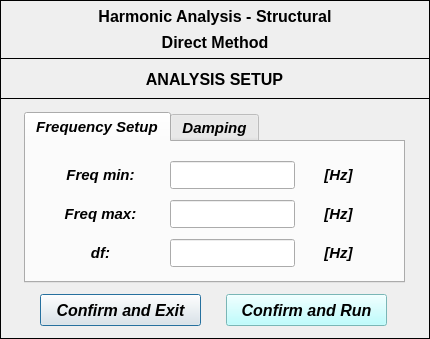
<?xml version="1.0" encoding="UTF-8"?>
<ui version="4.0">
 <class>Dialog</class>
 <widget class="QDialog" name="Dialog">
  <property name="windowModality">
   <enum>Qt::NonModal</enum>
  </property>
  <property name="geometry">
   <rect>
    <x>0</x>
    <y>0</y>
    <width>430</width>
    <height>339</height>
   </rect>
  </property>
  <property name="sizePolicy">
   <sizepolicy hsizetype="Fixed" vsizetype="Fixed">
    <horstretch>0</horstretch>
    <verstretch>0</verstretch>
   </sizepolicy>
  </property>
  <property name="minimumSize">
   <size>
    <width>430</width>
    <height>339</height>
   </size>
  </property>
  <property name="maximumSize">
   <size>
    <width>430</width>
    <height>339</height>
   </size>
  </property>
  <property name="contextMenuPolicy">
   <enum>Qt::DefaultContextMenu</enum>
  </property>
  <property name="windowTitle">
   <string>Analysis setup</string>
  </property>
  <property name="windowIcon">
   <iconset>
    <normaloff>../../../../../../Downloads/load - Copia.png</normaloff>../../../../../../Downloads/load - Copia.png</iconset>
  </property>
  <property name="whatsThis">
   <string/>
  </property>
  <widget class="QFrame" name="frame_3">
   <property name="geometry">
    <rect>
     <x>0</x>
     <y>0</y>
     <width>430</width>
     <height>59</height>
    </rect>
   </property>
   <property name="frameShape">
    <enum>QFrame::Box</enum>
   </property>
   <property name="frameShadow">
    <enum>QFrame::Plain</enum>
   </property>
   <property name="lineWidth">
    <number>1</number>
   </property>
   <widget class="QLabel" name="label_title">
    <property name="geometry">
     <rect>
      <x>36</x>
      <y>4</y>
      <width>358</width>
      <height>25</height>
     </rect>
    </property>
    <property name="font">
     <font>
      <family>Arial</family>
      <pointsize>12</pointsize>
      <weight>75</weight>
      <italic>false</italic>
      <bold>true</bold>
     </font>
    </property>
    <property name="text">
     <string>Harmonic Analysis - Structural</string>
    </property>
    <property name="textFormat">
     <enum>Qt::AutoText</enum>
    </property>
    <property name="alignment">
     <set>Qt::AlignCenter</set>
    </property>
   </widget>
   <widget class="QLabel" name="label_subtitle">
    <property name="geometry">
     <rect>
      <x>36</x>
      <y>30</y>
      <width>358</width>
      <height>25</height>
     </rect>
    </property>
    <property name="font">
     <font>
      <family>Arial</family>
      <pointsize>12</pointsize>
      <weight>75</weight>
      <italic>false</italic>
      <bold>true</bold>
     </font>
    </property>
    <property name="text">
     <string>Direct Method</string>
    </property>
    <property name="textFormat">
     <enum>Qt::AutoText</enum>
    </property>
    <property name="alignment">
     <set>Qt::AlignCenter</set>
    </property>
   </widget>
  </widget>
  <widget class="QFrame" name="frame_2">
   <property name="geometry">
    <rect>
     <x>0</x>
     <y>98</y>
     <width>430</width>
     <height>241</height>
    </rect>
   </property>
   <property name="frameShape">
    <enum>QFrame::Box</enum>
   </property>
   <property name="frameShadow">
    <enum>QFrame::Plain</enum>
   </property>
   <widget class="QTabWidget" name="tabWidget">
    <property name="geometry">
     <rect>
      <x>24</x>
      <y>14</y>
      <width>381</width>
      <height>171</height>
     </rect>
    </property>
    <property name="font">
     <font>
      <family>Arial</family>
      <pointsize>11</pointsize>
      <weight>75</weight>
      <italic>true</italic>
      <bold>true</bold>
     </font>
    </property>
    <property name="currentIndex">
     <number>0</number>
    </property>
    <widget class="QWidget" name="tab_2">
     <attribute name="title">
      <string>Frequency Setup</string>
     </attribute>
     <widget class="QWidget" name="verticalLayoutWidget_16">
      <property name="geometry">
       <rect>
        <x>24</x>
        <y>18</y>
        <width>101</width>
        <height>108</height>
       </rect>
      </property>
      <layout class="QVBoxLayout" name="verticalLayout_16">
       <property name="spacing">
        <number>10</number>
       </property>
       <item>
        <widget class="QLabel" name="label_22">
         <property name="minimumSize">
          <size>
           <width>0</width>
           <height>28</height>
          </size>
         </property>
         <property name="maximumSize">
          <size>
           <width>16777215</width>
           <height>28</height>
          </size>
         </property>
         <property name="text">
          <string>Freq min:</string>
         </property>
         <property name="alignment">
          <set>Qt::AlignCenter</set>
         </property>
        </widget>
       </item>
       <item>
        <widget class="QLabel" name="label_23">
         <property name="minimumSize">
          <size>
           <width>0</width>
           <height>28</height>
          </size>
         </property>
         <property name="maximumSize">
          <size>
           <width>16777215</width>
           <height>28</height>
          </size>
         </property>
         <property name="text">
          <string>Freq max:</string>
         </property>
         <property name="alignment">
          <set>Qt::AlignCenter</set>
         </property>
        </widget>
       </item>
       <item>
        <widget class="QLabel" name="label_21">
         <property name="minimumSize">
          <size>
           <width>0</width>
           <height>28</height>
          </size>
         </property>
         <property name="maximumSize">
          <size>
           <width>16777215</width>
           <height>28</height>
          </size>
         </property>
         <property name="text">
          <string>df:</string>
         </property>
         <property name="alignment">
          <set>Qt::AlignCenter</set>
         </property>
        </widget>
       </item>
      </layout>
     </widget>
     <widget class="QWidget" name="verticalLayoutWidget_17">
      <property name="geometry">
       <rect>
        <x>144</x>
        <y>18</y>
        <width>125</width>
        <height>108</height>
       </rect>
      </property>
      <layout class="QVBoxLayout" name="verticalLayout_17">
       <property name="spacing">
        <number>10</number>
       </property>
       <item>
        <widget class="QLineEdit" name="lineEdit_min">
         <property name="minimumSize">
          <size>
           <width>0</width>
           <height>28</height>
          </size>
         </property>
         <property name="maximumSize">
          <size>
           <width>16777215</width>
           <height>28</height>
          </size>
         </property>
         <property name="font">
          <font>
           <family>Arial</family>
           <pointsize>10</pointsize>
           <weight>75</weight>
           <italic>true</italic>
           <bold>true</bold>
          </font>
         </property>
         <property name="alignment">
          <set>Qt::AlignCenter</set>
         </property>
        </widget>
       </item>
       <item>
        <widget class="QLineEdit" name="lineEdit_max">
         <property name="minimumSize">
          <size>
           <width>0</width>
           <height>28</height>
          </size>
         </property>
         <property name="maximumSize">
          <size>
           <width>16777215</width>
           <height>28</height>
          </size>
         </property>
         <property name="font">
          <font>
           <family>Arial</family>
           <pointsize>10</pointsize>
           <weight>75</weight>
           <italic>true</italic>
           <bold>true</bold>
          </font>
         </property>
         <property name="alignment">
          <set>Qt::AlignCenter</set>
         </property>
        </widget>
       </item>
       <item>
        <widget class="QLineEdit" name="lineEdit_step">
         <property name="minimumSize">
          <size>
           <width>0</width>
           <height>28</height>
          </size>
         </property>
         <property name="maximumSize">
          <size>
           <width>16777215</width>
           <height>28</height>
          </size>
         </property>
         <property name="font">
          <font>
           <family>Arial</family>
           <pointsize>10</pointsize>
           <weight>75</weight>
           <italic>true</italic>
           <bold>true</bold>
          </font>
         </property>
         <property name="alignment">
          <set>Qt::AlignCenter</set>
         </property>
        </widget>
       </item>
      </layout>
     </widget>
     <widget class="QWidget" name="verticalLayoutWidget_18">
      <property name="geometry">
       <rect>
        <x>282</x>
        <y>18</y>
        <width>61</width>
        <height>108</height>
       </rect>
      </property>
      <layout class="QVBoxLayout" name="verticalLayout_18">
       <property name="spacing">
        <number>10</number>
       </property>
       <item>
        <widget class="QLabel" name="label_24">
         <property name="minimumSize">
          <size>
           <width>0</width>
           <height>28</height>
          </size>
         </property>
         <property name="maximumSize">
          <size>
           <width>16777215</width>
           <height>28</height>
          </size>
         </property>
         <property name="text">
          <string>[Hz]</string>
         </property>
         <property name="alignment">
          <set>Qt::AlignCenter</set>
         </property>
        </widget>
       </item>
       <item>
        <widget class="QLabel" name="label_25">
         <property name="minimumSize">
          <size>
           <width>0</width>
           <height>28</height>
          </size>
         </property>
         <property name="maximumSize">
          <size>
           <width>16777215</width>
           <height>28</height>
          </size>
         </property>
         <property name="text">
          <string>[Hz]</string>
         </property>
         <property name="alignment">
          <set>Qt::AlignCenter</set>
         </property>
        </widget>
       </item>
       <item>
        <widget class="QLabel" name="label_26">
         <property name="minimumSize">
          <size>
           <width>0</width>
           <height>28</height>
          </size>
         </property>
         <property name="maximumSize">
          <size>
           <width>16777215</width>
           <height>28</height>
          </size>
         </property>
         <property name="text">
          <string>[Hz]</string>
         </property>
         <property name="alignment">
          <set>Qt::AlignCenter</set>
         </property>
        </widget>
       </item>
      </layout>
     </widget>
    </widget>
    <widget class="QWidget" name="widget">
     <attribute name="title">
      <string>Damping</string>
     </attribute>
     <widget class="QWidget" name="verticalLayoutWidget_5">
      <property name="geometry">
       <rect>
        <x>28</x>
        <y>6</y>
        <width>101</width>
        <height>59</height>
       </rect>
      </property>
      <layout class="QVBoxLayout" name="verticalLayout_5">
       <item>
        <widget class="QLabel" name="label_8">
         <property name="font">
          <font>
           <pointsize>11</pointsize>
           <weight>75</weight>
           <italic>false</italic>
           <bold>true</bold>
          </font>
         </property>
         <property name="text">
          <string>Proportional
Viscous</string>
         </property>
         <property name="alignment">
          <set>Qt::AlignCenter</set>
         </property>
        </widget>
       </item>
      </layout>
     </widget>
     <widget class="QWidget" name="verticalLayoutWidget_6">
      <property name="geometry">
       <rect>
        <x>28</x>
        <y>76</y>
        <width>101</width>
        <height>59</height>
       </rect>
      </property>
      <layout class="QVBoxLayout" name="verticalLayout_6">
       <item>
        <widget class="QLabel" name="label_9">
         <property name="font">
          <font>
           <pointsize>11</pointsize>
           <weight>75</weight>
           <italic>false</italic>
           <bold>true</bold>
          </font>
         </property>
         <property name="text">
          <string>Proportional
Hysteretic</string>
         </property>
         <property name="alignment">
          <set>Qt::AlignCenter</set>
         </property>
        </widget>
       </item>
      </layout>
     </widget>
     <widget class="QWidget" name="verticalLayoutWidget_7">
      <property name="geometry">
       <rect>
        <x>128</x>
        <y>6</y>
        <width>49</width>
        <height>60</height>
       </rect>
      </property>
      <layout class="QVBoxLayout" name="verticalLayout_7">
       <item>
        <widget class="QLabel" name="label_10">
         <property name="minimumSize">
          <size>
           <width>50</width>
           <height>26</height>
          </size>
         </property>
         <property name="maximumSize">
          <size>
           <width>50</width>
           <height>26</height>
          </size>
         </property>
         <property name="font">
          <font>
           <family>Arial</family>
           <pointsize>11</pointsize>
           <weight>75</weight>
           <italic>false</italic>
           <bold>true</bold>
          </font>
         </property>
         <property name="text">
          <string>&lt;html&gt;&lt;head/&gt;&lt;body&gt;&lt;p align=&quot;center&quot;&gt;&lt;span style=&quot; font-size:10pt;&quot;&gt;α&lt;/span&gt;&lt;span style=&quot; font-size:10pt; vertical-align:sub;&quot;&gt;v&lt;/span&gt;&lt;span style=&quot; font-size:10pt;&quot;&gt;:&lt;/span&gt;&lt;/p&gt;&lt;/body&gt;&lt;/html&gt;</string>
         </property>
         <property name="alignment">
          <set>Qt::AlignCenter</set>
         </property>
        </widget>
       </item>
       <item>
        <widget class="QLabel" name="label_11">
         <property name="minimumSize">
          <size>
           <width>50</width>
           <height>26</height>
          </size>
         </property>
         <property name="maximumSize">
          <size>
           <width>50</width>
           <height>26</height>
          </size>
         </property>
         <property name="font">
          <font>
           <family>Arial</family>
           <pointsize>11</pointsize>
           <weight>75</weight>
           <italic>false</italic>
           <bold>true</bold>
          </font>
         </property>
         <property name="text">
          <string>&lt;html&gt;&lt;head/&gt;&lt;body&gt;&lt;p align=&quot;center&quot;&gt;&lt;span style=&quot; font-size:10pt;&quot;&gt;β&lt;/span&gt;&lt;span style=&quot; font-size:10pt; vertical-align:sub;&quot;&gt;v&lt;/span&gt;&lt;span style=&quot; font-size:10pt;&quot;&gt;:&lt;/span&gt;&lt;/p&gt;&lt;/body&gt;&lt;/html&gt;</string>
         </property>
         <property name="alignment">
          <set>Qt::AlignCenter</set>
         </property>
        </widget>
       </item>
      </layout>
     </widget>
     <widget class="QWidget" name="verticalLayoutWidget_8">
      <property name="geometry">
       <rect>
        <x>128</x>
        <y>76</y>
        <width>51</width>
        <height>60</height>
       </rect>
      </property>
      <layout class="QVBoxLayout" name="verticalLayout_8">
       <item>
        <widget class="QLabel" name="label_13">
         <property name="minimumSize">
          <size>
           <width>50</width>
           <height>26</height>
          </size>
         </property>
         <property name="maximumSize">
          <size>
           <width>50</width>
           <height>26</height>
          </size>
         </property>
         <property name="font">
          <font>
           <family>Arial</family>
           <pointsize>11</pointsize>
           <weight>75</weight>
           <italic>false</italic>
           <bold>true</bold>
          </font>
         </property>
         <property name="text">
          <string>&lt;html&gt;&lt;head/&gt;&lt;body&gt;&lt;p align=&quot;center&quot;&gt;&lt;span style=&quot; font-size:10pt;&quot;&gt;α&lt;/span&gt;&lt;span style=&quot; font-size:10pt; vertical-align:sub;&quot;&gt;h&lt;/span&gt;&lt;span style=&quot; font-size:10pt;&quot;&gt;:&lt;/span&gt;&lt;/p&gt;&lt;/body&gt;&lt;/html&gt;</string>
         </property>
         <property name="alignment">
          <set>Qt::AlignCenter</set>
         </property>
        </widget>
       </item>
       <item>
        <widget class="QLabel" name="label_12">
         <property name="minimumSize">
          <size>
           <width>50</width>
           <height>26</height>
          </size>
         </property>
         <property name="maximumSize">
          <size>
           <width>50</width>
           <height>26</height>
          </size>
         </property>
         <property name="font">
          <font>
           <family>Arial</family>
           <pointsize>11</pointsize>
           <weight>75</weight>
           <italic>false</italic>
           <bold>true</bold>
          </font>
         </property>
         <property name="text">
          <string>&lt;html&gt;&lt;head/&gt;&lt;body&gt;&lt;p align=&quot;center&quot;&gt;&lt;span style=&quot; font-size:10pt;&quot;&gt;β&lt;/span&gt;&lt;span style=&quot; font-size:10pt; vertical-align:sub;&quot;&gt;h&lt;/span&gt;&lt;span style=&quot; font-size:10pt;&quot;&gt;:&lt;/span&gt;&lt;/p&gt;&lt;/body&gt;&lt;/html&gt;</string>
         </property>
         <property name="alignment">
          <set>Qt::AlignCenter</set>
         </property>
        </widget>
       </item>
      </layout>
     </widget>
     <widget class="QWidget" name="verticalLayoutWidget_9">
      <property name="geometry">
       <rect>
        <x>188</x>
        <y>6</y>
        <width>101</width>
        <height>57</height>
       </rect>
      </property>
      <layout class="QVBoxLayout" name="verticalLayout_9">
       <property name="spacing">
        <number>3</number>
       </property>
       <item>
        <widget class="QLineEdit" name="lineEdit_av">
         <property name="minimumSize">
          <size>
           <width>0</width>
           <height>26</height>
          </size>
         </property>
         <property name="maximumSize">
          <size>
           <width>16777215</width>
           <height>26</height>
          </size>
         </property>
         <property name="font">
          <font>
           <family>Arial</family>
           <pointsize>9</pointsize>
           <weight>75</weight>
           <italic>true</italic>
           <bold>true</bold>
          </font>
         </property>
         <property name="alignment">
          <set>Qt::AlignCenter</set>
         </property>
        </widget>
       </item>
       <item>
        <widget class="QLineEdit" name="lineEdit_bv">
         <property name="minimumSize">
          <size>
           <width>0</width>
           <height>26</height>
          </size>
         </property>
         <property name="maximumSize">
          <size>
           <width>16777215</width>
           <height>26</height>
          </size>
         </property>
         <property name="font">
          <font>
           <family>Arial</family>
           <pointsize>9</pointsize>
           <weight>75</weight>
           <italic>true</italic>
           <bold>true</bold>
          </font>
         </property>
         <property name="alignment">
          <set>Qt::AlignCenter</set>
         </property>
        </widget>
       </item>
      </layout>
     </widget>
     <widget class="QWidget" name="verticalLayoutWidget_10">
      <property name="geometry">
       <rect>
        <x>298</x>
        <y>4</y>
        <width>61</width>
        <height>60</height>
       </rect>
      </property>
      <layout class="QVBoxLayout" name="verticalLayout_10">
       <item>
        <widget class="QLabel" name="label_15">
         <property name="minimumSize">
          <size>
           <width>0</width>
           <height>26</height>
          </size>
         </property>
         <property name="maximumSize">
          <size>
           <width>16777215</width>
           <height>26</height>
          </size>
         </property>
         <property name="font">
          <font>
           <family>Arial</family>
           <pointsize>11</pointsize>
           <weight>75</weight>
           <italic>false</italic>
           <bold>true</bold>
          </font>
         </property>
         <property name="text">
          <string>[1/s]</string>
         </property>
         <property name="alignment">
          <set>Qt::AlignCenter</set>
         </property>
        </widget>
       </item>
       <item>
        <widget class="QLabel" name="label_14">
         <property name="minimumSize">
          <size>
           <width>0</width>
           <height>26</height>
          </size>
         </property>
         <property name="maximumSize">
          <size>
           <width>16777215</width>
           <height>26</height>
          </size>
         </property>
         <property name="font">
          <font>
           <family>Arial</family>
           <pointsize>11</pointsize>
           <weight>75</weight>
           <italic>false</italic>
           <bold>true</bold>
          </font>
         </property>
         <property name="text">
          <string>[s]</string>
         </property>
         <property name="alignment">
          <set>Qt::AlignCenter</set>
         </property>
        </widget>
       </item>
      </layout>
     </widget>
     <widget class="QWidget" name="verticalLayoutWidget_11">
      <property name="geometry">
       <rect>
        <x>298</x>
        <y>76</y>
        <width>61</width>
        <height>60</height>
       </rect>
      </property>
      <layout class="QVBoxLayout" name="verticalLayout_11">
       <item>
        <widget class="QLabel" name="label_16">
         <property name="minimumSize">
          <size>
           <width>0</width>
           <height>26</height>
          </size>
         </property>
         <property name="maximumSize">
          <size>
           <width>16777215</width>
           <height>26</height>
          </size>
         </property>
         <property name="font">
          <font>
           <family>Arial</family>
           <pointsize>11</pointsize>
           <weight>75</weight>
           <italic>false</italic>
           <bold>true</bold>
          </font>
         </property>
         <property name="text">
          <string>[1/s²]</string>
         </property>
         <property name="alignment">
          <set>Qt::AlignCenter</set>
         </property>
        </widget>
       </item>
       <item>
        <widget class="QLabel" name="label_17">
         <property name="minimumSize">
          <size>
           <width>0</width>
           <height>26</height>
          </size>
         </property>
         <property name="maximumSize">
          <size>
           <width>16777215</width>
           <height>26</height>
          </size>
         </property>
         <property name="font">
          <font>
           <family>Arial</family>
           <pointsize>11</pointsize>
           <weight>75</weight>
           <italic>false</italic>
           <bold>true</bold>
          </font>
         </property>
         <property name="text">
          <string>[-]</string>
         </property>
         <property name="alignment">
          <set>Qt::AlignCenter</set>
         </property>
        </widget>
       </item>
      </layout>
     </widget>
     <widget class="QWidget" name="verticalLayoutWidget_12">
      <property name="geometry">
       <rect>
        <x>188</x>
        <y>76</y>
        <width>101</width>
        <height>57</height>
       </rect>
      </property>
      <layout class="QVBoxLayout" name="verticalLayout_12">
       <property name="spacing">
        <number>3</number>
       </property>
       <item>
        <widget class="QLineEdit" name="lineEdit_ah">
         <property name="minimumSize">
          <size>
           <width>0</width>
           <height>26</height>
          </size>
         </property>
         <property name="maximumSize">
          <size>
           <width>16777215</width>
           <height>26</height>
          </size>
         </property>
         <property name="font">
          <font>
           <family>Arial</family>
           <pointsize>9</pointsize>
           <weight>75</weight>
           <italic>true</italic>
           <bold>true</bold>
          </font>
         </property>
         <property name="alignment">
          <set>Qt::AlignCenter</set>
         </property>
        </widget>
       </item>
       <item>
        <widget class="QLineEdit" name="lineEdit_bh">
         <property name="minimumSize">
          <size>
           <width>0</width>
           <height>26</height>
          </size>
         </property>
         <property name="maximumSize">
          <size>
           <width>16777215</width>
           <height>26</height>
          </size>
         </property>
         <property name="font">
          <font>
           <family>Arial</family>
           <pointsize>9</pointsize>
           <weight>75</weight>
           <italic>true</italic>
           <bold>true</bold>
          </font>
         </property>
         <property name="alignment">
          <set>Qt::AlignCenter</set>
         </property>
        </widget>
       </item>
      </layout>
     </widget>
    </widget>
   </widget>
   <widget class="QPushButton" name="pushButton_confirm_exit">
    <property name="geometry">
     <rect>
      <x>40</x>
      <y>196</y>
      <width>161</width>
      <height>32</height>
     </rect>
    </property>
    <property name="font">
     <font>
      <family>Arial</family>
      <pointsize>12</pointsize>
      <weight>75</weight>
      <italic>true</italic>
      <bold>true</bold>
     </font>
    </property>
    <property name="text">
     <string>Confirm and Exit</string>
    </property>
   </widget>
   <widget class="QPushButton" name="pushButton_confirm_run">
    <property name="geometry">
     <rect>
      <x>226</x>
      <y>196</y>
      <width>161</width>
      <height>32</height>
     </rect>
    </property>
    <property name="font">
     <font>
      <family>Arial</family>
      <pointsize>12</pointsize>
      <weight>75</weight>
      <italic>true</italic>
      <bold>true</bold>
     </font>
    </property>
    <property name="styleSheet">
     <string notr="true">background-color: rgb(170, 255, 255);</string>
    </property>
    <property name="text">
     <string>Confirm and Run</string>
    </property>
   </widget>
  </widget>
  <widget class="QFrame" name="frame">
   <property name="geometry">
    <rect>
     <x>0</x>
     <y>58</y>
     <width>430</width>
     <height>41</height>
    </rect>
   </property>
   <property name="frameShape">
    <enum>QFrame::Box</enum>
   </property>
   <property name="frameShadow">
    <enum>QFrame::Plain</enum>
   </property>
   <property name="lineWidth">
    <number>1</number>
   </property>
   <widget class="QLabel" name="label">
    <property name="geometry">
     <rect>
      <x>24</x>
      <y>8</y>
      <width>381</width>
      <height>27</height>
     </rect>
    </property>
    <property name="font">
     <font>
      <family>Arial</family>
      <pointsize>12</pointsize>
      <weight>75</weight>
      <italic>false</italic>
      <bold>true</bold>
     </font>
    </property>
    <property name="text">
     <string>ANALYSIS SETUP</string>
    </property>
    <property name="textFormat">
     <enum>Qt::AutoText</enum>
    </property>
    <property name="alignment">
     <set>Qt::AlignCenter</set>
    </property>
   </widget>
  </widget>
 </widget>
 <resources/>
 <connections/>
</ui>
